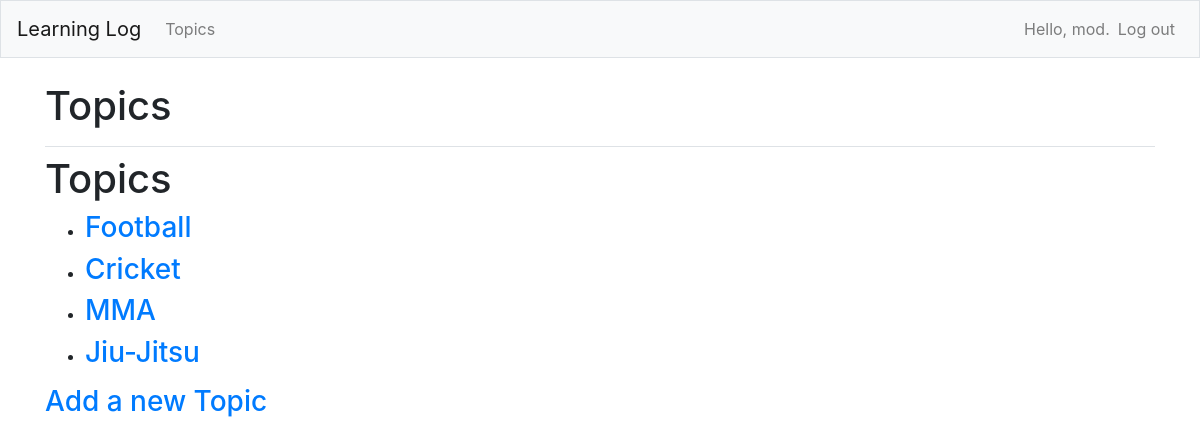
The page /topics/ (signed in) on the database as committed earlier.
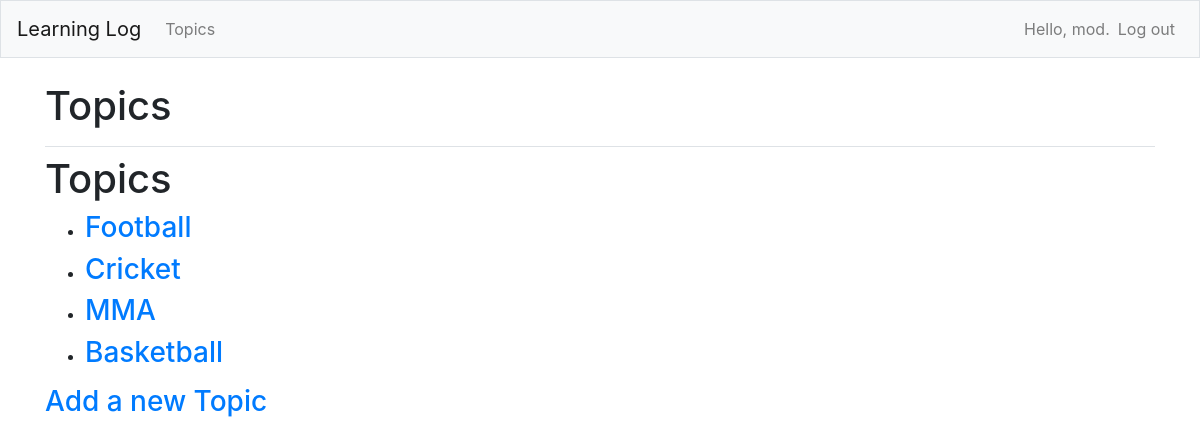
The same page on the database as committed later.
### learning_logs/models.py (models this page shows)
class Topic(models.Model):
    text = models.CharField(max_length=200)
    date_added = models.DateTimeField(auto_now_add=True)
    owner = models.ForeignKey(User, on_delete=models.CASCADE)
    def __str__(self):
        return self.text

### learning_logs/views.py (the view)
# urls.py: path('topics/',views.topics, name='topics'),	# Topics Page
@login_required
def topics(request):
	topics= Topic.objects.filter(owner= request.user).order_by('date_added')
	context= {'topics': topics}
	return render(request, 'learning_logs/topics.html', context)

### learning_logs/templates/learning_logs/topics.html
{% extends "learning_logs/base.html" %}
{% block content %}
{% block page_header %}
	<h1>Topics</h1>
{% endblock page_header %}
<ul>
	{% for topic in topics %}
	<li><h3>
		<a href="{% url 'learning_logs:topic' topic.id %}"> {{topic}} </a>
	</h3></li>
	{% empty %}
	<li><h3> No topics have been added yet </h3></li>
	{% endfor %}
</ul>
<h3><a href="{% url 'learning_logs:new_topic' %}"> Add a new Topic </a></h3>
{% endblock content %}

Rows that differ between the two databases and show on the page:
removed Topic: text "Jiu-Jitsu"
added Topic: text "Basketball"
